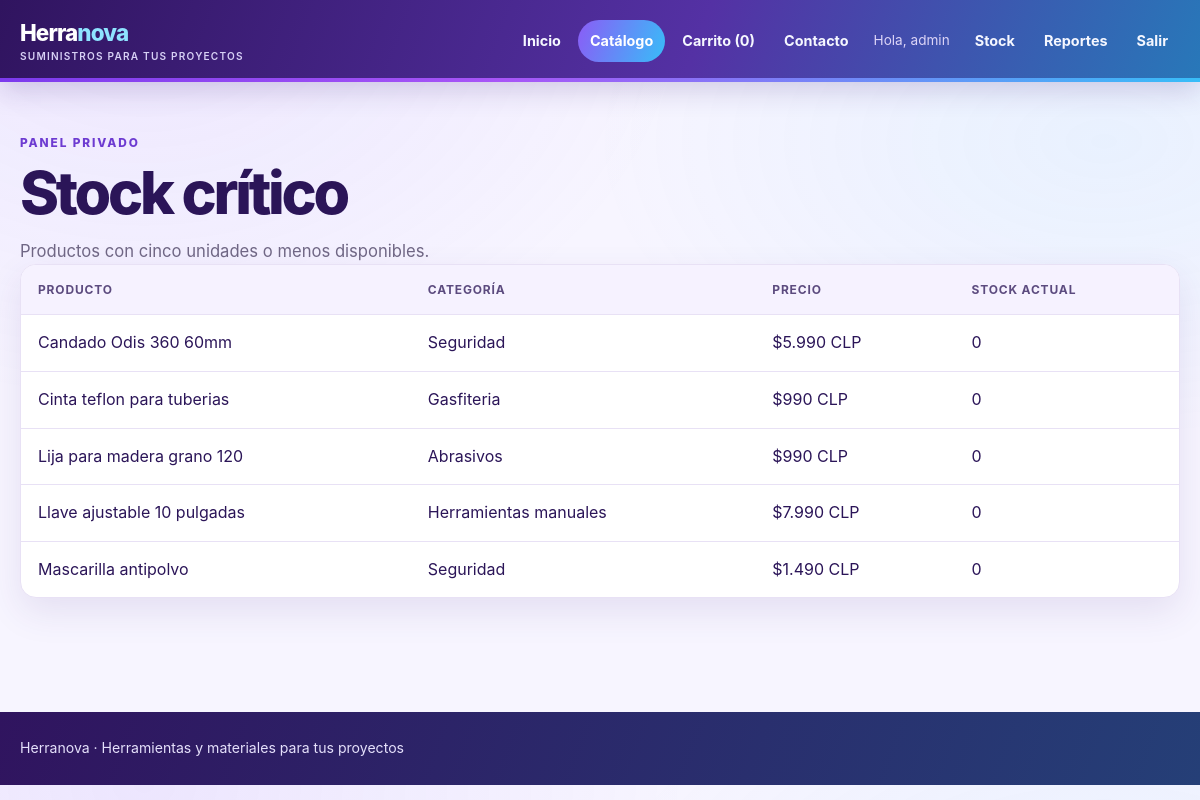
The page /reporte/stock/ (signed in) on the database its author committed.
### catalogo/models.py (models this page shows, shortened)
class Producto(models.Model):
    nombre = models.CharField(max_length=100)
    descripcion = models.TextField()
    categoria = models.ForeignKey(Categoria, on_delete=models.PROTECT, related_name='productos')
    precio_clp = models.PositiveIntegerField()
    imagen_url = models.URLField(max_length=1000, blank=True)
    class Meta:
        ordering = ('nombre',)

class Categoria(models.Model):
    nombre = models.CharField(max_length=50, unique=True)
    class Meta:
        ordering = ('nombre',)

### catalogo/views.py (the view)
# urls.py: path('reporte/stock/', views.reporte_stock_critico, name='reporte_stock'),
@user_passes_test(es_administrador)
def reporte_stock_critico(request):
    productos_criticos = [
        producto
        for producto in _cargar_productos()
        if producto['stock'] <= 5
    ]
    productos_criticos.sort(key=lambda producto: (producto['stock'], producto['nombre']))
    return render(
        request,
        'catalogo/reporte_stock.html',
        {'productos': productos_criticos},
    )

### catalogo/context_processors.py (called while the page is built)
def total_items_carrito(request):
    carrito = request.session.get('carrito', {})
    return {
        'total_items_carrito': sum(
            int(cantidad) for cantidad in carrito.values()
        ),
    }

### catalogo/views.py (called while the page is built)
def _formatear_clp(valor):
    return f"${int(valor):,}".replace(',', '.')

def _datos_producto(producto, stock):
    return {
        'id': producto.pk,
        'nombre': producto.nombre,
        'descripcion': producto.descripcion,
        'categoria': producto.categoria.nombre,
        'precio_clp': producto.precio_clp,
        'precio_formateado': _formatear_clp(producto.precio_clp),
        'imagen_url': producto.imagen_url,
        'stock': stock,
        'disponible': stock > 0,
    }

def _cargar_productos():
    productos = list(
        Producto.objects.select_related('categoria').order_by('pk')
    )
    stocks = StockProducto.objects.in_bulk(
        [producto.pk for producto in productos],
        field_name='producto_id',
    )
    datos = []
    for producto in productos:
        stock = stocks.get(producto.pk)
        if stock is None:
            stock, _ = StockProducto.objects.get_or_create(
                producto_id=producto.pk,
                defaults={'stock': 0},
            )
        datos.append(_datos_producto(producto, stock.stock))
    return datos

def es_administrador(usuario):
    return usuario.is_authenticated and usuario.is_staff

### catalogo/templates/catalogo/reporte_stock.html (shortened to what this page needs)
{% extends 'catalogo/base.html' %}
{% block content %}
    <p class="eyebrow">Panel privado</p>
    <h1>Stock crítico</h1>
    <p class="intro">Productos con cinco unidades o menos disponibles.</p>
    <section class="stock-table-wrap">
        <table class="stock-table">
            <thead>
                <tr>
                    <th>Producto</th>
                    <th>Categoría</th>
                    <th>Precio</th>
                    <th>Stock actual</th>
                </tr>
            </thead>
            <tbody>
                {% for producto in productos %}
                    <tr>
                        <td>{{ producto.nombre }}</td>
                        <td>{{ producto.categoria }}</td>
                        <td>{{ producto.precio_formateado }} CLP</td>
                        <td>{{ producto.stock }}</td>
                    </tr>
                {% empty %}
                    <tr><td colspan="4">No hay productos con stock crítico.</td></tr>
                {% endfor %}
            </tbody>
        </table>
    </section>
{% endblock %}

### catalogo/templates/catalogo/base.html (shortened to what this page needs)
<!DOCTYPE html>
<html lang="es">
<head>
</head>
<body>
    <header class="site-header">
        <div class="header-inner">
            <a class="brand" href="{% url 'inicio' %}">
                <span class="brand-name">Herra<span>nova</span></span>
                <small class="brand-subtitle">Suministros para tus proyectos</small>
            </a>
            <nav aria-label="Navegación principal">
                <div class="account-nav">
                    <a class="nav-link" href="{% url 'inicio' %}">Inicio</a>
                    <a class="nav-link" href="{% url 'lista_productos' %}">Catálogo</a>
                    <a class="nav-link" href="{% url 'carrito' %}">Carrito ({{ total_items_carrito|default:0 }})</a>
                    <a class="nav-link" href="{% url 'contacto' %}">Contacto</a>
                    {% if user.is_authenticated %}
                        <span class="user-label">Hola, {{ user.username }}</span>
                        {% if user.is_staff %}
                            <a class="nav-link" href="{% url 'administrar_stock' %}">Stock</a>
                            <a class="nav-link" href="{% url 'reporte_agrupado' %}">Reportes</a>
                        {% endif %}
                        <form method="post" action="{% url 'cerrar_sesion' %}">
                            <button class="nav-link" type="submit">Salir</button>
                        </form>
                    {% else %}
                        <a class="nav-link" href="{% url 'iniciar_sesion' %}">Entrar</a>
                        <a class="nav-link" href="{% url 'registro' %}">Registrarme</a>
                    {% endif %}
                </div>
            </nav>
        </div>
    </header>
    <main class="main-content">
        {% block content %}{% endblock %}
    </main>
    <footer class="site-footer">
        <div class="site-footer-inner">Herranova · Herramientas y materiales para tus proyectos</div>
    </footer>
</body>
</html>

### catalogo/templates/catalogo/base.html (style rules this page uses)
:root { --ink: #2b1558; --muted: #6f6684; --paper: #f7f5ff; --surface: #ffffff; --accent: #8b5cf6; --accent-dark: #6d3bd1; --blue: #38bdf8; --success: #078ca8; --line: #e8e1f5; --shadow: 0 14px 36px rgba(65, 36, 125, .1); }
* { box-sizing: border-box; }
body { margin: 0; color: var(--ink); background: radial-gradient(ellipse at 12% 0%, rgba(139, 92, 246, .1), transparent 34rem), radial-gradient(ellipse at 92% 18%, rgba(56, 189, 248, .08), transparent 32rem), var(--paper); font-family: Inter, ui-sans-serif, system-ui, -apple-system, "Segoe UI", sans-serif; line-height: 1.6; }
a { color: inherit; }
button, input, select, textarea { font: inherit; }
.site-header { position: relative; z-index: 2; color: #fff; background: linear-gradient(110deg, #30145f, #5431a4 58%, #2878b9); box-shadow: 0 8px 26px rgba(65, 36, 125, .2); }
.site-header::after { position: absolute; right: 0; bottom: 0; left: 0; height: 4px; background: linear-gradient(90deg, #7c3aed, #a855f7 42%, #38bdf8); content: ""; }
.header-inner, .main-content, .site-footer-inner { width: min(1220px, calc(100% - 40px)); margin: 0 auto; }
.header-inner { min-height: 82px; display: flex; align-items: center; justify-content: space-between; gap: 24px; }
.brand { display: block; flex: 0 0 auto; text-decoration: none; font-size: 1.4rem; font-weight: 850; letter-spacing: -.04em; line-height: 1.15; }
.brand-name { display: block; white-space: nowrap; }
.brand-name span { color: #8ee3ff; }
.brand-subtitle { display: block; margin-top: 5px; color: #d7d0f5; font-size: .63rem; font-weight: 600; letter-spacing: .12em; text-transform: uppercase; }
.account-nav { display: flex; align-items: center; gap: 5px; }
.nav-link { display: inline-flex; align-items: center; justify-content: center; min-height: 42px; padding: 0 12px; color: #f5f7ff; background: transparent; border: 0; border-radius: 999px; text-decoration: none; font-size: .9rem; font-weight: 650; transition: background .2s ease, color .2s ease, transform .2s ease; cursor: pointer; }
.account-nav > a:nth-child(2) { color: #fff; background: linear-gradient(110deg, #8b5cf6, #38bdf8); }
.user-label { padding: 0 8px; color: #ddd5f7; font-size: .85rem; }
.main-content { min-height: calc(100vh - 170px); padding: 52px 0 76px; }
.eyebrow { margin: 0 0 9px; color: var(--accent-dark); font-size: .74rem; font-weight: 850; letter-spacing: .16em; text-transform: uppercase; }
h1, h2, p { margin-top: 0; }
h1 { margin-bottom: 14px; font-size: clamp(2.15rem, 5vw, 3.7rem); font-weight: 850; letter-spacing: -.055em; line-height: 1.04; }
.intro { max-width: 670px; margin-bottom: 0; color: var(--muted); font-size: 1.04rem; }
.site-footer { padding: 25px 0; color: #e5e0fb; background: linear-gradient(110deg, #30145f, #253f77); }
.site-footer-inner { font-size: .88rem; }
.stock-table-wrap { overflow-x: auto; background: var(--surface); border: 1px solid var(--line); border-radius: 16px; box-shadow: var(--shadow); }
.stock-table { width: 100%; min-width: 760px; border-collapse: collapse; }
.stock-table th, .stock-table td { padding: 15px 17px; border-bottom: 1px solid var(--line); text-align: left; }
.stock-table th { color: #5c4b7f; background: #f6f2ff; font-size: .75rem; letter-spacing: .07em; text-transform: uppercase; }
.stock-table tbody tr:last-child td { border-bottom: 0; }

### rows shown on the page
Producto: nombre "Candado Odis 360 60mm"
Categoria: categoria "Seguridad" "Seguridad"
Producto: nombre "Cinta teflon para tuberias"
Categoria: categoria "Gasfiteria"
Producto: nombre "Lija para madera grano 120"
Categoria: categoria "Abrasivos"
Producto: nombre "Llave ajustable 10 pulgadas"
Categoria: categoria "Herramientas manuales"
Producto: nombre "Mascarilla antipolvo"

### other values the page prints
{{ total_items_carrito|default:0 }} "0"
{{ user.username }} "admin"
{{ producto.precio_formateado }} "$5.990" "$990" "$990" "$7.990" "$1.490"
{{ producto.stock }} "0" "0" "0" "0" "0"
